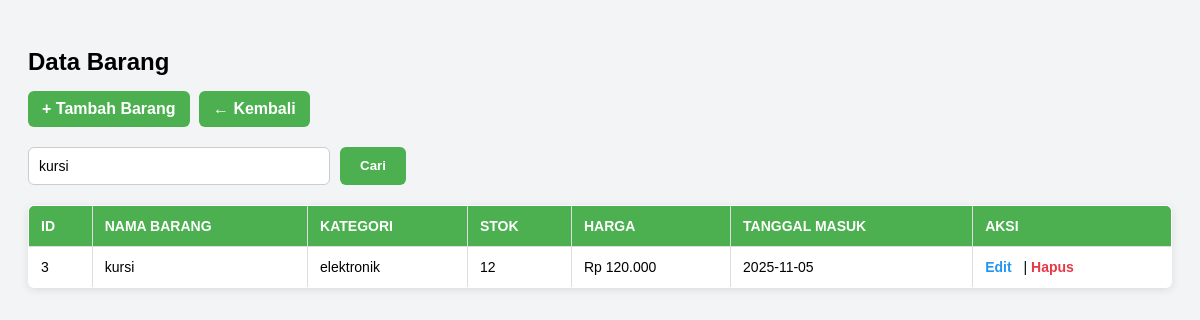
Page /barang_tampil.php?cari=kursi  on the committed database.
### tables this page shows
CREATE TABLE `barang` (
  `id_barang` int(11) NOT NULL,
  `nama_barang` varchar(150) NOT NULL,
  `id_kategori` int(11) NOT NULL,
  `jumlah_stok` int(11) NOT NULL,
  `harga_barang` int(11) NOT NULL,
  `tanggal_masuk` date NOT NULL
);

CREATE TABLE `kategori` (
  `id_kategori` int(11) NOT NULL,
  `kategori_barang` varchar(100) NOT NULL
);

### barang_tampil.php (the view, shortened to what this page needs)
<?php
include "koneksi.php";
$keyword = isset($_GET['cari']) ? $_GET['cari'] : "";
$query = "
    SELECT barang.*, kategori.kategori_barang
    FROM barang
    JOIN kategori ON barang.id_kategori = kategori.id_kategori
    WHERE barang.nama_barang LIKE '%$keyword%'
       OR kategori.kategori_barang LIKE '%$keyword%'
    ORDER BY id_barang DESC
";
$data = mysqli_query($koneksi, $query);
?>
<!DOCTYPE html>
<html>
<head>
</head>
<body>
<h2>Data Barang</h2>
<div class="btn-group">
    <a href="barang_tambah.php" class="btn">+ Tambah Barang</a>
    <a href="index.php" class="btn btn-kembali">← Kembali</a>
</div>
<form method="GET" class="search-box">
    <input type="text" name="cari" placeholder="Cari nama barang / kategori..." value="<?= $keyword ?>">
    <button type="submit">Cari</button>
</form>
<table>
    <tr>
        <th>ID</th>
        <th>Nama Barang</th>
        <th>Kategori</th>
        <th>Stok</th>
        <th>Harga</th>
        <th>Tanggal Masuk</th>
        <th>Aksi</th>
    </tr>
    <?php
    while($b = mysqli_fetch_array($data)){
    ?>
    <tr>
        <td><?= $b['id_barang']; ?></td>
        <td><?= $b['nama_barang']; ?></td>
        <td><?= $b['kategori_barang']; ?></td>
        <td><?= $b['jumlah_stok']; ?></td>
        <td>Rp <?= number_format($b['harga_barang'], 0, ',', '.'); ?></td>
        <td><?= $b['tanggal_masuk']; ?></td>
        <td class="aksi">
            <a href="barang_edit.php?id=<?= $b['id_barang']; ?>">Edit</a> |
            <a href="barang_hapus.php?id=<?= $b['id_barang']; ?>" onclick="return confirm('Yakin hapus barang ini?')">Hapus</a>
        </td>
    </tr>
    <?php } ?>
</table>
</body>
</html>

### barang_tampil.php (style rules this page uses)
body { font-family: Arial, sans-serif; background: #f3f4f6; padding: 20px; }
h2 { display: block; width: 100%; margin-bottom: 15px; }
.btn { display: inline-block; padding: 9px 14px; background: #4CAF50; color: white; text-decoration: none; border-radius: 6px; font-weight: bold; margin-right: 5px; }
.search-box { margin: 20px 0; display: flex; gap: 10px; }
.search-box input { padding: 10px; width: 280px; border: 1px solid #ccc; border-radius: 6px; font-size: 14px; }
.search-box button { padding: 10px 20px; border: none; background: #4CAF50; color: white; border-radius: 6px; cursor: pointer; font-weight: bold; }
table { width: 100%; border-collapse: collapse; background: white; border: 1px solid #ccc; border-radius: 6px; overflow: hidden; box-shadow: 0 2px 8px rgba(0,0,0,0.1); }
th, td { padding: 12px; border: 1px solid #ddd; text-align: left; font-size: 14px; }
th { background: #4CAF50; color: white; text-transform: uppercase; }
.aksi a { font-weight: bold; text-decoration: none; margin-right: 8px; }
.aksi a:first-child { color: #2196F3; }
.aksi a:last-child { color: #e63946; }

### rows in the picture
barang: id_barang "3", nama_barang "kursi", id_kategori.kategori_barang "elektronik", jumlah_stok "12", harga_barang "120.000", tanggal_masuk "2025-11-05"
